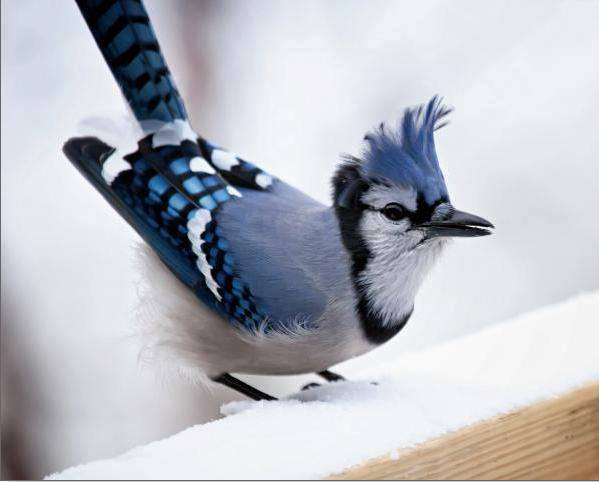
#> input picture Lab 4/imgs/bird.jpg, 599 x 482 px, given in place of 1.jpg, which was not available
$ jupyter execute extraTask.ipynb   (shell and % lines are left out)
#> lines starting #> are read from the running program, lines starting #| are printed output that depends on the picture; pictures that were not available may be replaced by others from this repository, and a replacement may not be noted
[cell 1]
import skimage.io as io
import matplotlib.pyplot as plt
import numpy as np
from skimage.color import gray2rgb
from skimage import io, color


# Show the figures / plots inside the notebook
from skimage.color import rgb2gray

def show_images(images,titles=None):
    #This function is used to show image(s) with titles by sending an array of images and an array of associated titles.
    # images[0] will be drawn with the title titles[0] if exists
    # You aren't required to understand this function, use it as-is.
    n_ims = len(images)
    if titles is None: titles = ['(%d)' % i for i in range(1,n_ims + 1)]
    fig = plt.figure()
    n = 1
    for image,title in zip(images,titles):
        a = fig.add_subplot(1,n_ims,n)
        if image.ndim == 2:
            plt.gray()
        plt.imshow(image)
        a.set_title(title)
        n += 1
    fig.set_size_inches(np.array(fig.get_size_inches()) * n_ims)
    plt.show()

[cell 2]
def color_correction(img):
    # Split channels
    b = np.copy(img[:,:,0])
    g = np.copy(img[:,:,1])
    r = np.copy(img[:,:,2])

    # Option 1: scale each channel to match mean intensity
    mean_r, mean_g, mean_b = np.mean(r), np.mean(g), np.mean(b)
    mean_gray = (mean_r + mean_g + mean_b) / 3

    scale_r = mean_gray / mean_r
    scale_g = mean_gray / mean_g
    scale_b = mean_gray / mean_b

    r *= scale_r
    g *= scale_g
    b *= scale_b

    # Merge back
    corrected = np.stack([b, g, r], axis=2)
    corrected = np.clip(corrected, 0, 255).astype(np.uint8)

    return corrected

[cell 3]
img1 = io.imread('1.jpg')
#> img1 is the input picture: shape (482, 599, 3); mean R, G, B 184.2, 185.7, 193.3
img2 = io.imread('2.jpg')
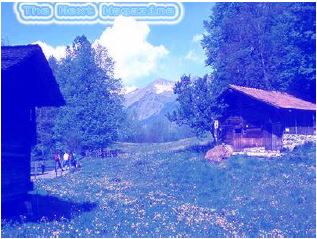
#> input picture Lab 4/2.jpg, 317 x 239 px
#> img2 is the input picture: shape (239, 317, 3); mean R, G, B 96.7, 119.4, 215.3

corrected1 = color_correction(img1.astype(np.float32))
#> in color_correction, `b = np.copy(img[:,:,0])`:
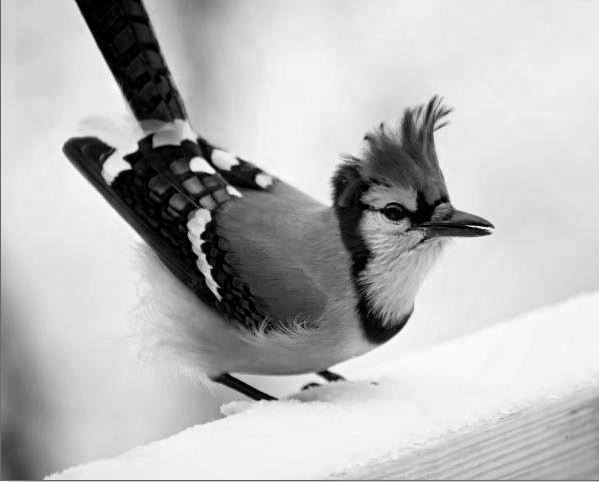
#> b: shape (482, 599) float32; min 0, max 255, mean 184.2
#> in color_correction, `g = np.copy(img[:,:,1])`:
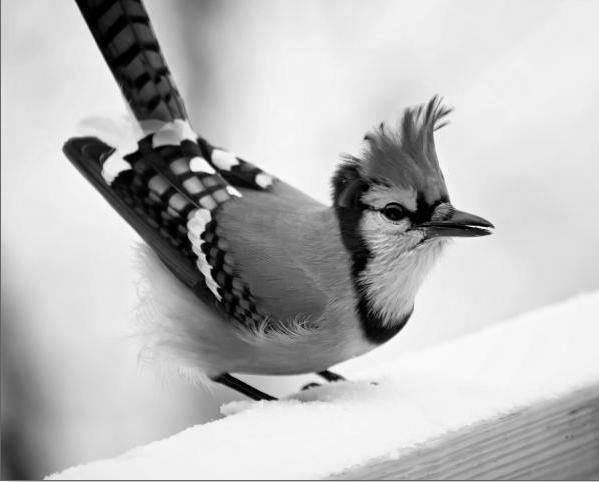
#> g: shape (482, 599) float32; min 0, max 255, mean 185.7
#> in color_correction, `r = np.copy(img[:,:,2])`:
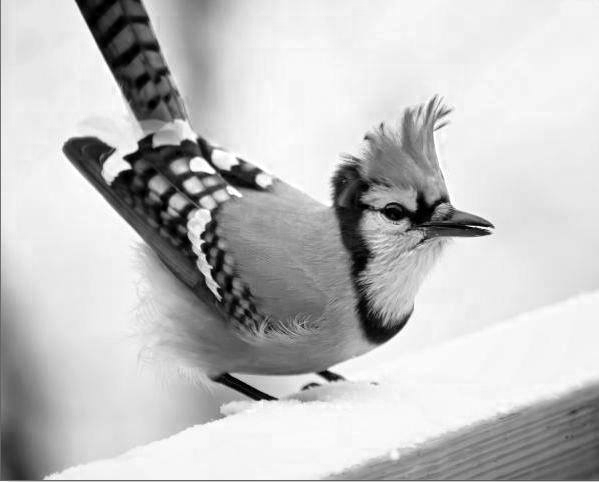
#> r: shape (482, 599) float32; min 0, max 255, mean 193.3
#> in color_correction, `mean_r, mean_g, mean_b = np.mean(r), np.mean(g), np.mean(b)`: mean_r = 193.3; mean_g = 185.7; mean_b = 184.2
#> in color_correction, `mean_gray = (mean_r + mean_g + mean_b) / 3`: mean_gray = 187.7
#> in color_correction, `scale_r = mean_gray / mean_r`: scale_r = 0.971
#> in color_correction, `scale_g = mean_gray / mean_g`: scale_g = 1.01
#> in color_correction, `scale_b = mean_gray / mean_b`: scale_b = 1.02
corrected2 = color_correction(img2.astype(np.float32))
#> in color_correction (call 2), `b = np.copy(img[:,:,0])`:
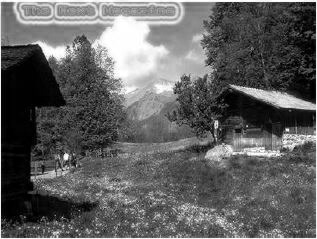
#> b: shape (239, 317) float32; min 0, max 255, mean 96.7
#> in color_correction (call 2), `g = np.copy(img[:,:,1])`:
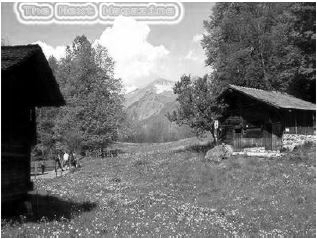
#> g: shape (239, 317) float32; min 0, max 255, mean 119.4
#> in color_correction (call 2), `r = np.copy(img[:,:,2])`:
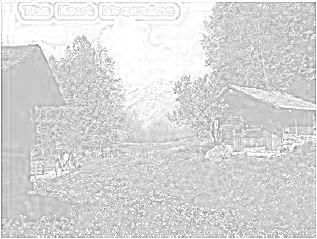
#> r: shape (239, 317) float32; min 102, max 255, mean 215.3
#> in color_correction (call 2), `mean_r, mean_g, mean_b = np.mean(r), np.mean(g), np.mean(b)`: mean_r = 215.3; mean_g = 119.4; mean_b = 96.7
#> in color_correction (call 2), `mean_gray = (mean_r + mean_g + mean_b) / 3`: mean_gray = 143.8
#> in color_correction (call 2), `scale_r = mean_gray / mean_r`: scale_r = 0.668
#> in color_correction (call 2), `scale_g = mean_gray / mean_g`: scale_g = 1.2
#> in color_correction (call 2), `scale_b = mean_gray / mean_b`: scale_b = 1.49
#> in color_correction (call 2), `r *= scale_r`:
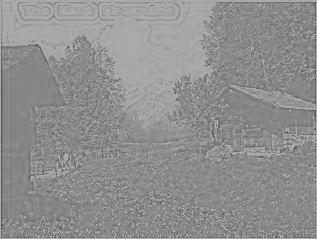
#> r: shape (239, 317) float32; min 68.12, max 170.3, mean 143.8
#> in color_correction (call 2), `corrected = np.stack([b, g, r], axis=2)`:
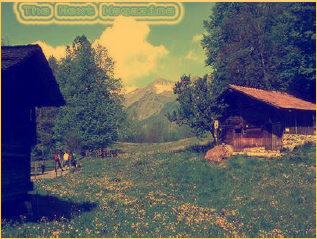
#> corrected: shape (239, 317, 3) float32; mean of channels 0, 1, 2 143.8, 143.8, 143.8; drawn with min black and max white
#> in color_correction (call 2), `corrected = np.clip(corrected, 0, 255).astype(np.uint8)`:
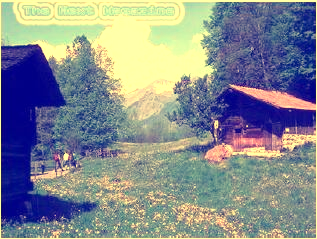
#> corrected: shape (239, 317, 3); mean of channels 0, 1, 2 133.5, 139.3, 143.3; drawn as R, G, B


show_images([img1.astype(np.uint8), corrected1], ['Original Image 1', 'Color Corrected Image 1'])
#> in show_images, `n_ims = len(images)`: n_ims = 2
#> the loop in show_images, `for image,title in zip(images,titles):` made 2 passes
#> (title, n) on passes 1 to 2: ('Original Image 1', 2), ('Color Corrected Image 1', 3)
#> after the loop in show_images, `for image,title in zip(images,titles):`: n = 3
show_images([img2.astype(np.uint8), corrected2], ['Original Image 2', 'Color Corrected Image 2'])
#> the loop in show_images (call 2), `for image,title in zip(images,titles):` made 2 passes
#> (title, n) on passes 1 to 2: ('Original Image 2', 2), ('Color Corrected Image 2', 3)
